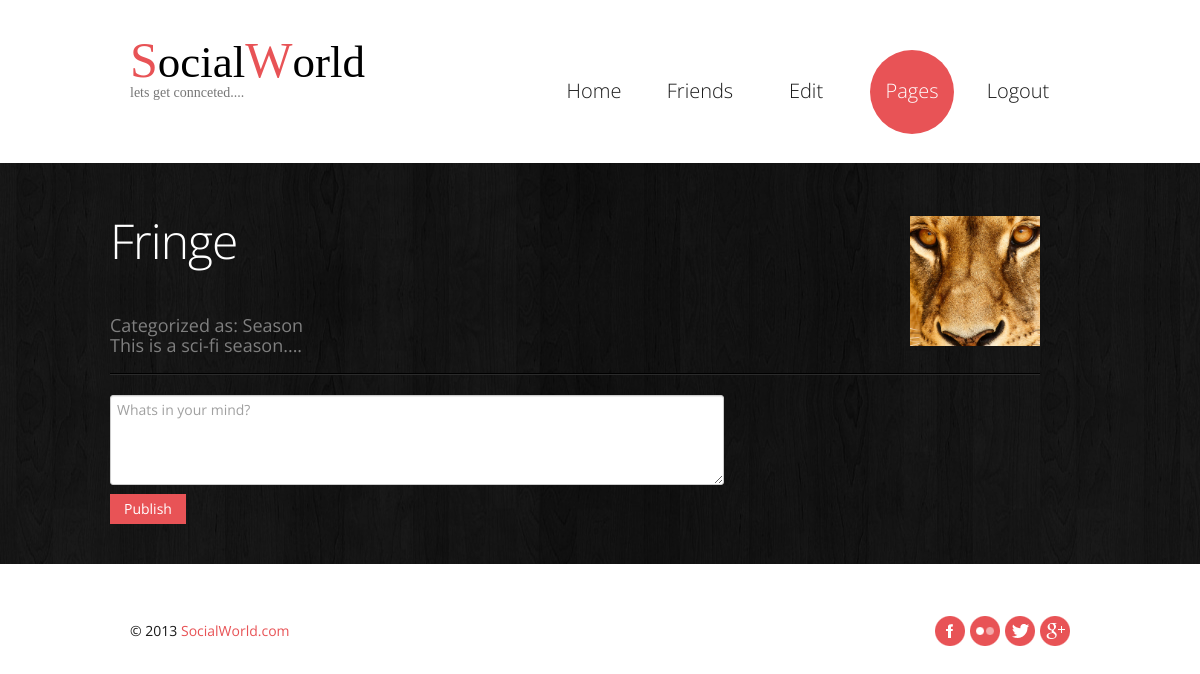
/page_prof.php?id=8 (signed in), run on the app's committed database.
### tables this page shows
CREATE TABLE `sw_paged` (
  `page_id` int(5) NOT NULL AUTO_INCREMENT,
  `name` varchar(50) NOT NULL,
  `ct_id` int(3) NOT NULL,
  `description` longtext,
  `pic_id` int(10) NOT NULL,
  PRIMARY KEY (`page_id`),
  KEY `ct_id` (`ct_id`),
  KEY `pic_id` (`pic_id`),
  CONSTRAINT `sw_paged_ibfk_1` FOREIGN KEY (`ct_id`) REFERENCES `sw_pcategory` (`ct_id`),
  CONSTRAINT `sw_paged_ibfk_2` FOREIGN KEY (`pic_id`) REFERENCES `sw_picup` (`pic_id`)
);

CREATE TABLE `sw_picup` (
  `pic_id` int(10) NOT NULL AUTO_INCREMENT,
  `pic` varchar(70) NOT NULL,
  PRIMARY KEY (`pic_id`)
);

CREATE TABLE `sw_pcategory` (
  `ct_id` int(3) NOT NULL AUTO_INCREMENT,
  `ct_name` varchar(25) DEFAULT NULL,
  PRIMARY KEY (`ct_id`)
);

### page_prof.php (the view, shortened to what this page needs)
<!DOCTYPE html>
<html lang="en">
	<head>
	<link rel="stylesheet" href="css/bootstrap.css" type="text/css" media="screen">
	<link rel="stylesheet" href="css/responsive.css" type="text/css" media="screen">
	<link rel="stylesheet" href="css/style.css" type="text/css" media="screen">
	</head>
	<body>
	<?php
	$con = mysqli_connect('localhost','root','','sw');
	$qry = "select sw_paged.name,sw_paged.description,sw_picup.pic,sw_pcategory.ct_name from sw_paged,sw_picup,sw_pcategory where sw_paged.page_id = '$_GET[id]' and sw_paged.pic_id = sw_picup.pic_id;";
	$result = mysqli_query($con,$qry);
	$details = mysqli_fetch_assoc($result);
	?>
<header>
      <div class="container clearfix">
    <div class="row">
          <div class="span12">
        <div class="navbar navbar_">
              <div class="container"><br>
            <div id="head" style='float:left;font-family:tahoma;'><a style='color:#e85356;font-size:50px'>S</a><a style='color:black;font-size:45px'>ocial</a><a style='color:#e85356;font-size:50px'>W</a><a style='color:black;font-size:45px'>orld</a><p>lets get connceted....</p></div>
            <div class="nav-collapse nav-collapse_  collapse">
                  <ul class="nav sf-menu">
                <li><a href="index-3.php">Home</a></li>
				<li><a href="index-2.php">Friends</a></li>
                <li ><a href="edit.php">Edit</a></li>
                <li class='active'><a href="page.php">Pages</a></li>
                <li><a href="logout.php">Logout</a></li>
              </ul>
                </div>
          </div>
            </div>
      </div>
        </div>
  </div>
    </header>
<div class="bg-content">
   <div id="content"><div class="ic"></div>
    <div class="container">
          <div class="row">
         <div class="inner-1">
          <ul class="list-blog">
            <li style="height:140px">  <div>
            <div style="float:left"><h4><?php echo "$details[name]";?></h4></div>
            <div style="float:right;height:100px"><img style="height:130px" src="file/<?php echo $details[pic];?>" alt="Profile Pic"></div></div><br><br><br><br><br>
                <br>
            <p style='float:left;font-size:18px'>Categorized as: <?php echo "$details[ct_name]";?><br><?php echo "$details[description]";?><br></p></li>  <br>
            <textarea placeholder="Whats in your mind?" style="width:600px;height:80px" id="post"></textarea><br>
			<a class="btn btn-1" onclick="submit_post()">Publish</a>
          </ul>
          </div>
      </div>
     </div>
  </div>
 </div>
<footer>
      <div class="container clearfix">
       <ul class="list-social pull-right">
          <li><a class="icon-1" href="#"></a></li>
          <li><a class="icon-2" href="#"></a></li>
          <li><a class="icon-3" href="#"></a></li>
          <li><a class="icon-4" href="#"></a></li>
        </ul>
    <div class="privacy pull-left">&copy; 2013 <a href="">SocialWorld.com</a> </div>
  </div>
    </footer>
</body>
</html>

### css/responsive.css (style rules this page uses)
.clearfix { *zoom: 1; }
.clearfix:before, .clearfix:after { display: table; content: ""; line-height: 0; }
.clearfix:after { clear: both; }
@media (min-width: 980px) { .nav-collapse.collapse { height: auto !important; overflow: visible !important; } }

### css/style.css (style rules this page uses)
.inner-1 { padding-right: 30px; }
header { padding: 30px 0 29px; z-index: 50; }
.navbar_ { margin: 0; position: relative; }
.navbar_ .container { position: relative; }
.nav-collapse_ { padding: 0; z-index: 10; float: right; }
.nav-collapse_ .nav li { margin: 0; padding: 0; position: relative; zoom: 1; }
.nav-collapse_ .nav > li { -webkit-box-shadow: none; -moz-box-shadow: none; box-shadow: none; background: none; margin-left: 22px; }
.nav-collapse_ .nav li a { text-shadow: none; text-decoration: none; -webkit-transition: all 0.3s ease-in-out; -moz-transition: all 0.3s ease-in-out; -o-transition: all 0.3s ease-in-out; transition: all 0.3s ease-in-out; -webkit-box-shadow: none; -moz-box-shadow: none; box-shadow: none; text-transform: none; font-family: 'Open Sans', sans-serif; font-size: 20px; line-height: 22px; text-align: center; font-weight: 300; color: #1a1a1a; }
.nav-collapse_ .nav > li > a { margin: 0; padding: 30px 0 32px; display: block; background: none; position: relative; z-index: 20; width: 84px; -webkit-border-radius: 44px; -moz-border-radius: 44px; border-radius: 44px; }
.nav-collapse_ .nav > li.sfHover > a, .nav-collapse_ .nav > li.sfHover > a:hover, .nav-collapse_ .nav > li > a:hover, .nav-collapse_ .nav > li.active > a, .nav-collapse_ .nav > li.active > a:hover { background: #e85356; color: #ffffff; -webkit-box-shadow: none; -moz-box-shadow: none; box-shadow: none; }
h1, h2, h3, h4, h5, h6 { text-transform: none; color: #ffffff; font-family: 'Open Sans', sans-serif; font-weight: 300; letter-spacing: -1px; }
h4 { font-size: 48px; line-height: 50px; margin: 21px 0 20px; }
p { padding-bottom: 25px; margin: 0; }
#content { position: relative; padding: 0 0 40px; }
.bg-content { background: url(../img/bg-content.jpg) 50% 50%; }
.list-blog { list-style: none outside; margin: 0; }
.list-blog li { background: url(../img/border-horiz.gif) repeat-x 0 bottom; padding-bottom: 40px; margin-top: 32px; }
.list-blog img { margin: 21px 0 24px; }
.btn-1 { color: #ffffff; background: #e85356; padding: 5px 14px; -webkit-border-radius: 0; -moz-border-radius: 0; border-radius: 0; text-shadow: none; border: none; -webkit-box-shadow: none; -moz-box-shadow: none; box-shadow: none; -webkit-transition: all 0.3s ease; -moz-transition: all 0.3s ease; -o-transition: all 0.3s ease; transition: all 0.3s ease; }
footer { padding: 51px 0 40px; }
.privacy { color: #1a1a1a; padding-top: 6px; }
.privacy a { color: #e85356; }
.list-social { list-style: none outside none; overflow: hidden; margin: 0; }
.list-social a { width: 30px; height: 30px; -webkit-transition: all 0.2s linear; -moz-transition: all 0.2s linear; -o-transition: all 0.2s linear; transition: all 0.2s linear; background-position: 0 0; background-repeat: no-repeat; }
.list-social a.icon-1 { background-image: url(../img/soc-icon-1.png); }
.list-social a.icon-2 { background-image: url(../img/soc-icon-2.png); }
.list-social a.icon-3 { background-image: url(../img/soc-icon-3.png); }
.list-social a.icon-4 { background-image: url(../img/soc-icon-4.png); }
.list-social li { float: left; margin-left: 5px; }
.clearfix { *zoom: 1; }
.clearfix:before, .clearfix:after { display: table; content: ""; line-height: 0; }
.clearfix:after { clear: both; }

### data on the page
sw_paged: name "Fringe", description "This is a sci-fi season...."
sw_picup: pic (picture)
sw_pcategory: ct_name "Season"
